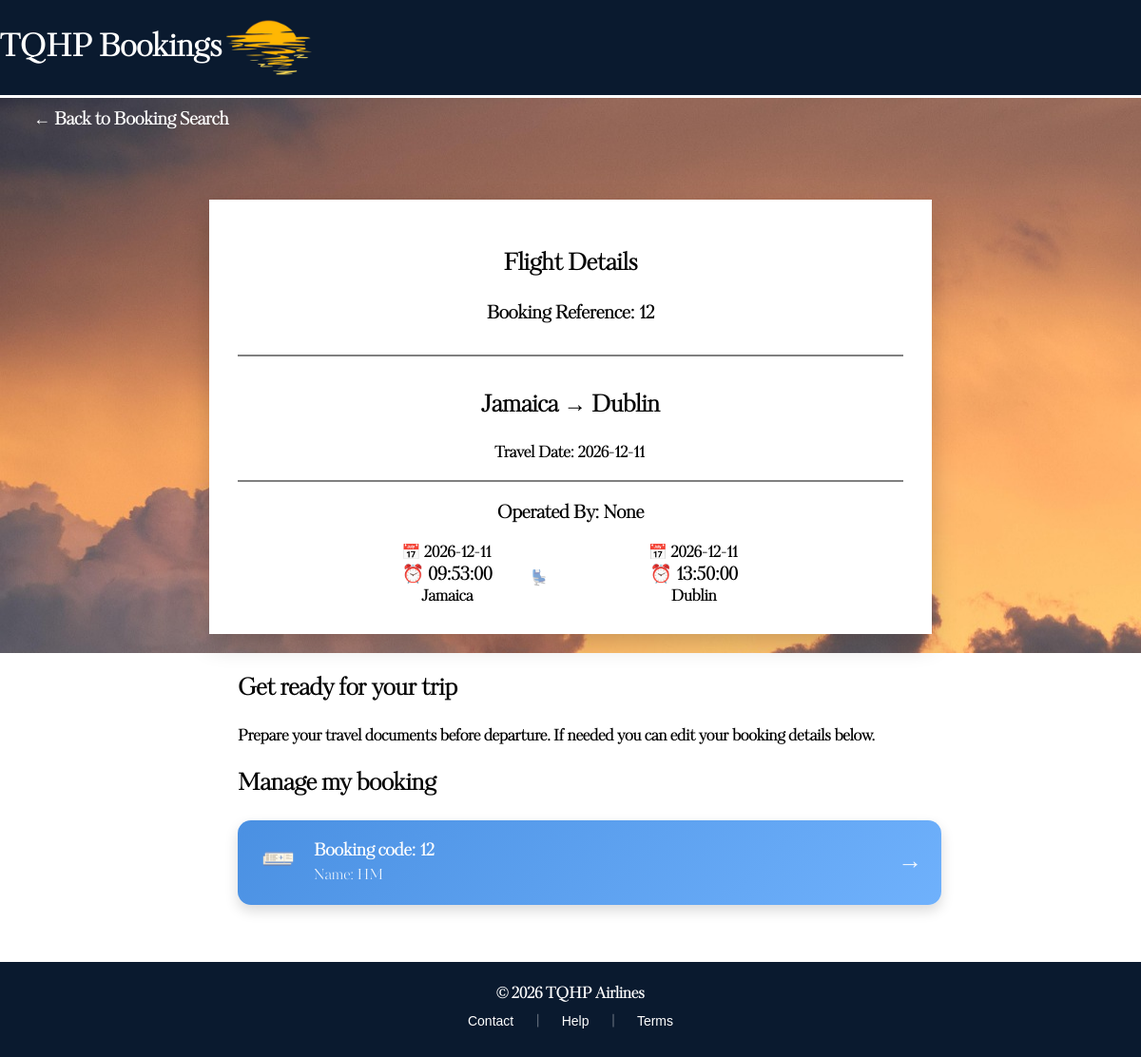
The app's page /showBooking/12/ with its own data.
### tables this page shows
CREATE TABLE Booking (
    bookingID INTEGER PRIMARY KEY AUTOINCREMENT,
    dateBooked TEXT NOT NULL,
    totalCost INTEGER NOT NULL,
    creditCardName TEXT NOT NULL,
    creditCardNumber TEXT NOT NULL,
    creditCardCvv TEXT NOT NULL,
    creditCardExpiry TEXT,
    customerID INTEGER NOT NULL,
    flightNumber INTEGER NOT NULL,
    seatID INTEGER,
    FOREIGN KEY (customerID) REFERENCES Customer(customerID),
    FOREIGN KEY (flightNumber) REFERENCES Flight(flightNumber)
);

CREATE TABLE Flight (
    flightNumber INTEGER PRIMARY KEY AUTOINCREMENT,
    departure TEXT NOT NULL,
    destination TEXT NOT NULL,
    departureDate TEXT NOT NULL,
    departureTime TEXT NOT NULL,
    arrivalDate TEXT NOT NULL,
    arrivalTime TEXT NOT NULL,
    numberSeats INTEGER NOT NULL,
    airlineID INTEGER,
    FOREIGN KEY (airlineID) REFERENCES Airline(airlineID)
);

CREATE TABLE Customer (
    customerID INTEGER PRIMARY KEY AUTOINCREMENT,
    customerName TEXT NOT NULL,
    customerAddress TEXT NOT NULL,
    customerEmail TEXT NOT NULL,
    customerPhoneNum TEXT NOT NULL
);

### app.py (the view, shortened to what this page needs)
@app.route("/showBooking/<int:bookingID>/", methods = ["GET"])
def showBooking(bookingID):
    conn = getDbConnection()
    booking = conn.execute("""
    SELECT
        Booking.bookingID,
        Seat.seatNumber,
        Customer.customerName,
        Customer.customerEmail,
        Flight.departure,
        Flight.departureDate,
        Flight.departureTime,
        Flight.destination,
        Flight.arrivalDate,
        Flight.arrivalTime,
        Airline.airlineName

    FROM Booking

    LEFT JOIN Customer ON Booking.customerID = Customer.customerID
    LEFT JOIN Flight ON Booking.flightNumber = Flight.flightNumber
    LEFT JOIN Airline ON Flight.airlineID = Airline.airlineID
    LEFT JOIN Seat ON Booking.seatID = Seat.seatID

    WHERE Booking.bookingID = ?

    """, (bookingID,)).fetchone()
    conn.close()
    print("DEBUG: booking =", booking)
    return render_template("showBooking.html", booking = booking)

### app.py (called while the page is built)
def getDbConnection():
    conn = sqlite3.connect("AirPlaneSystem.db")
    conn.row_factory = sqlite3.Row
    return conn

### templates/showBooking.html (shortened to what this page needs)
<!DOCTYPE html>
<html lang="en">
<head>
    <link rel="stylesheet" href="{{ url_for('static', filename='showBooking.css') }}">
</head>
<body>
<div id="top">
    <h1>TQHP Bookings</h1>
    <img id="logo" src="{{ url_for('static', filename='Images/sunset logo.png') }}">
</div>
<div id="main">
<div id="backButton">
<button onclick="location.href='/retrieveBooking'">
← Back to Booking Search
</button>
</div>
<div id="info">
<div id="info-header">
<h2>Flight Details</h2>
<h3>Booking Reference: {{ booking['bookingID'] }}</h3>
</div>
<div id="info-summary">
<h2>{{ booking['departure'] }} → {{ booking['destination'] }}</h2>
<p>Travel Date: {{ booking['departureDate'] }}</p>
</div>
<div id="info-detailed">
<div id="airlinedetails">
<h3>Operated By: {{ booking['airlineName'] }}</h3>
</div>
<div id="info-detailed-schedule">
<div id="departureDetails" class="details">
<h4>📅 {{ booking['departureDate'] }}</h4>
<h3>⏰ {{ booking['departureTime'] }}</h3>
<h4>{{ booking['departure'] }}</h4>
</div>
<div class="divider">
<br>
💺 Seat: {{ booking['seatNumber'] }}
</div>
<div id="arrivalDetails" class="details">
<h4>📅 {{ booking['arrivalDate'] }}</h4>
<h3>⏰ {{ booking['arrivalTime'] }}</h3>
<h4>{{ booking['destination'] }}</h4>
</div>
</div>
</div>
</div>
</div>
<div id="extra">
<div id="extra-info">
<h2>Get ready for your trip</h2>
<p>
Prepare your travel documents before departure.
If needed you can edit your booking details below.
</p>
<h2>Manage my booking</h2>
<a href="/editBooking/{{ booking['bookingID'] }}" id="bookingName" class="booking-card">
<div class="card-left">
<img class="ticket-icon"
src="{{ url_for('static', filename='Images/ticket.png') }}">
</div>
<div class="card-middle">
<span class="code">
Booking code: {{ booking['bookingID'] }}
</span>
<span class="name">
Name: {{ booking['customerName'] }}
</span>
</div>
<div class="card-right">
<span class="arrow">→</span>
</div>
</a>
</div>
</div>
<div class="bottom">
© 2026 TQHP Airlines
<br>
<div id="buttons">
    <button>Contact</button>
    <span class="divider">|</span>
    <button>Help</button>
    <span class="divider">|</span>
    <button onclick="location.href='/terms'">Terms</button>
</div>
</div>
</body>
</html>

### static/showBooking.css (style rules this page uses)
html, body { margin: 0; height: auto; width: 100%; font-family: 'KudryashevDisplay', sans-serif; font-weight:bold; }
#top { background: #0A1A2F; color: white; font-size:16px; display: flex; align-items: center; justify-content: flex-start; border-bottom: 3px solid white; height:20%; }
#logo { height: 100px; width: auto; }
#backButton { align-self: flex-start; margin-left: 20px; }
#backButton button { background: transparent; border: none; color: white; font-size: 18px; font-weight:bold; font-family: 'KudryashevDisplay', sans-serif; cursor: pointer; padding: 10px 15px; transition: all 0.2s ease; }
#main { display: flex; flex-direction: column; justify-content: center; align-items: center; font-weight:600px; background: url("/static/Images/sunsetHome.jpg"); }
#info { display: flex; flex-direction: column; justify-content: center; align-items: center; text-align: center; background: white; backdrop-filter: blur(4px); color: black; padding: 30px; width: 700px; box-shadow: 0 10px 25px rgba(0,0,0,0.2); position: relative; margin-top:60px; margin-bottom:20px; }
#info-header { border-bottom: 2px solid grey; width:100%; padding-bottom:10px; }
#info-summary { margin-top:15px; width:100%; border-bottom: 2px solid grey; }
#info-detailed-schedule { display: flex; flex-direction: row; }
.details h3, .details h4 { margin: -3px 0; }
#extra { width: 700px; margin: 20px auto 0 auto; text-align: center; }
#extra-info { text-align: left; }
.booking-card { width: 100%; background: linear-gradient(135deg, #4a90e2, #6fb1fc); border: none; border-radius: 14px; padding: 18px 20px; display: flex; align-items: center; justify-content: space-between; cursor: pointer; color: white; font-size: 1rem; font-weight: 500; text-decoration: none; box-shadow: 0 6px 14px rgba(0, 0, 0, 0.15); transition: transform 0.2s ease, box-shadow 0.2s ease; }
.card-left img.ticket-icon { width: 45px; height: 45px; }
.card-middle { flex-grow: 1; margin-left: 15px; text-align: left; }
.card-middle .code { font-size: 1.1rem; font-weight: 600; display: block; }
.card-middle .name { font-size: 0.95rem; opacity: 0.9; display: block; }
.card-right .arrow { font-size: 1.6rem; font-weight: bold; opacity: 0.9; transition: transform 0.2s ease; }
.arrow { font-size: 24px; }
.bottom { margin-top:60px; background:#0A1A2F; color: white; height:100px; display: flex; flex-direction: column; justify-content: center; align-items: center; text-align: center; }
#buttons button { background: transparent; border: none; color: white; font-size: 14px; cursor: pointer; padding: 8px 14px; transition: opacity 0.2s ease; }
.divider { color: white; opacity: 0.5; margin: 0 6px; }

### records on screen
Booking: bookingID "12"
Flight: departure "Jamaica", destination "Dublin", departureDate "2026-12-11", airlineName "None", departureTime "09:53:00", arrivalDate "2026-12-11", arrivalTime "13:50:00"
Customer: customerName "HM"
